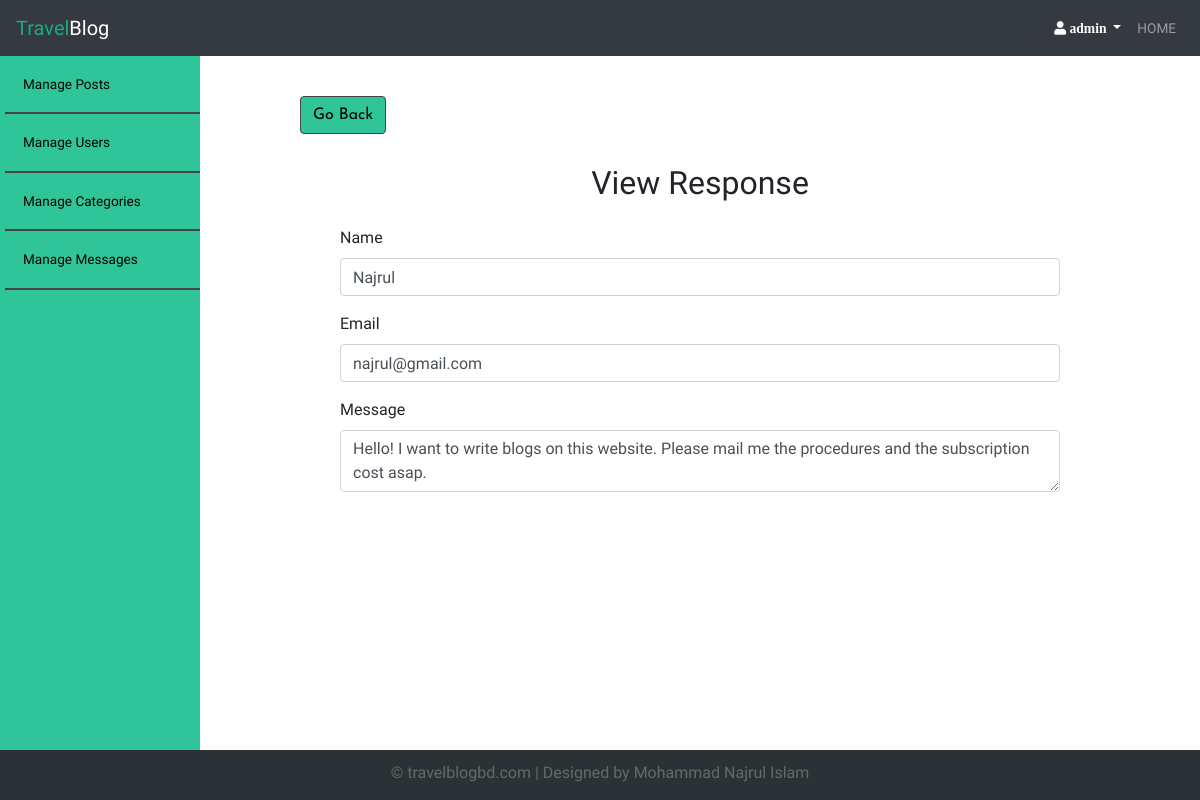
Page /adminresponsesview.php?id=3 (signed in) on the committed database.
### tables this page shows
CREATE TABLE `responses` (
  `id` int(11) NOT NULL,
  `name` varchar(255) NOT NULL,
  `email` varchar(255) NOT NULL,
  `message` text NOT NULL,
  `createdAt` datetime NOT NULL DEFAULT CURRENT_TIMESTAMP
);

### db.php (called while the page is built, shortened)
<?php
require('dbconnect.php');
function exeuteQuery($sql, $data)
{
    global $con;
    $statement = $con->prepare($sql);
    $values = array_values($data);
    $types = str_repeat('s', count($values));
    $statement->bind_param($types, ...$values);
    $statement->execute();
    return $statement;
}
function selectOne($table, $conditions)
{
    $sql = "SELECT * FROM $table";
    $i = 0;
    foreach ($conditions as $key => $value) {
        if ($i == 0) {
            $sql = $sql . " WHERE $key=?";
        } else {
            $sql = $sql . " AND $key=?";
        }
        $i++;
    }
    $sql = $sql . " LIMIT 1";
    $statement = exeuteQuery($sql, $conditions);
    $records = $statement->get_result()->fetch_assoc();
    return $records;
}

### controlresponse.php (called while the page is built, shortened)
<?php
include("db.php");
$table = 'responses';
if(isset($_GET['id'])) {
    $response = selectOne($table, ['id' => $_GET['id']]);
    $name = $response['name'];
    $email = $response['email'];
    $message = $response['message'];
}
?>

### adminresponsesview.php (the view, shortened to what this page needs)
<?php include("controlresponse.php");
?>
<!DOCTYPE html>
<html>
<head>
  <link rel="stylesheet" href="css/bootstrap.min.css" />
  <link rel="stylesheet" href="css/style.css">
  <link rel="stylesheet" href="css/admin.css">
  <link rel="stylesheet" href="https://maxcdn.bootstrapcdn.com/bootstrap/4.5.2/css/bootstrap.min.css">
  <link rel="stylesheet" href="https://use.fontawesome.com/releases/v5.14.0/css/all.css">
</head>
<body>
  <?php include("adminHeader.php"); ?>
  <div class="admin-wrapper">
  <?php include("adminLeftmenu.php"); ?>
    <div class="admin-content">
        <div class="button-group">
            <a href="adminresponsesmanage.php" class="btn btn-big">Go Back</a>
        </div>
        <div class="content">
            <h2 class="page-title">View Response</h2>
            <form action="adminresponsesview.php" method="post">
                <div class="form-group">
                    <label>Name</label>
                    <input type="text" name="name" value="<?php echo $name; ?>" autocomplete="off" class="form-control">
                </div>
                <div class="form-group">
                    <label>Email</label>
                    <input type="text" name="email" value="<?php echo $email; ?>" autocomplete="off" class="form-control">
                </div>
                <div class="form-group">
                        <label>Message</label>
                        <textarea class="form-control" name="message"><?php echo $message ?></textarea>
                    </div>
            </form>
        </div>
    </div>
  </div>
  <div class="admin-footer">
    &copy; travelblogbd.com | Designed by Mohammad Najrul Islam
  </div>
</body>
</html>

### css/style.css (style rules this page uses)
* { font-family: 'Candal', serif; }
html, body { height: 100%; padding: 0px; margin: 0px; background: #f6f6f6; font-family: 'Lora', serif; }
.content { width: 90%; margin: 30px auto 30px; }

### css/admin.css (style rules this page uses)
* { list-style: none; }
.button-group .btn { font-family: 'Josefin Sans', sans-serif; bottom: 10px; right: 10px; background: #12bd89de; color: black; border: 1px solid #444; }
.admin-wrapper { height: 89%; display: flex; }
.admin-wrapper .admin-content { flex: 8; height: 100%; padding: 40px 100px 100px; overflow-y: scroll; }
.admin-content .page-title { text-align: center; margin-bottom: 1.5rem; }
form div { margin-bottom: 15px; }
.admin-footer { background: rgb(42, 50, 53); color: #686868; width: 100%; height: 50px; text-align: center; position: absolute; bottom: 0px; left: 0px; padding-top: 11px; }

### rows in the picture
responses: name "Najrul", email "najrul@gmail.com", message "Hello! I want to write blogs on this website. Please mail me the procedures and the subscription cost asap."

### other values in the picture
$_SESSION['username'] "admin"
